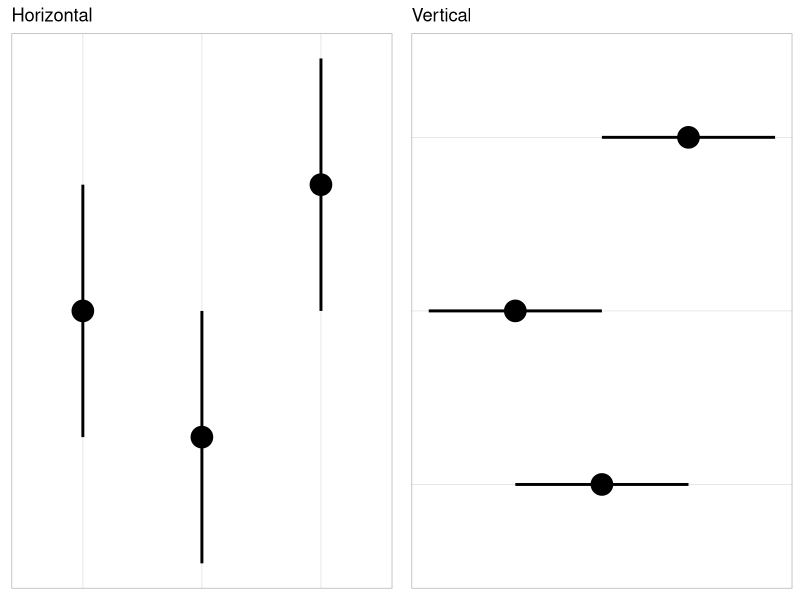
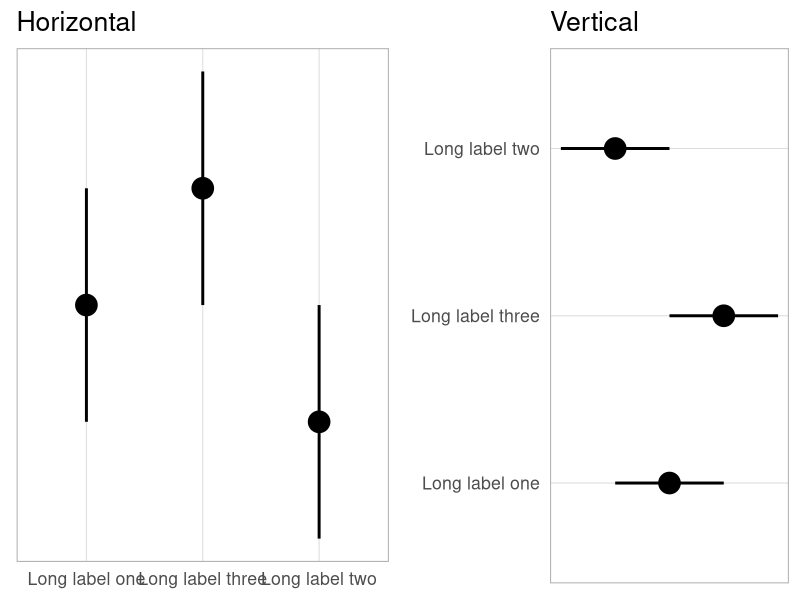

The R source for these figures, in order:
## ---- chunk 1
knitr::opts_chunk$set(echo = FALSE, message = FALSE, warning = FALSE, error = FALSE)

## ---- chunk 2
library(tidyverse)
library(gridExtra)

# Set global ggplot theme
theme_set(theme_light())

# Set seed for reproducibility 
set.seed(1972)

# generate data
alignData <- tibble(
  x = factor(c(1, 2, 3)),
  x_lab = c("Long label one", "Long label two", "Long label three"),
  y = c(2, 1, 3),
  low = c(1, 0, 2),
  hi = c(3, 2, 4))
## ---- chunk 3

left <- alignData %>%
  ggplot(aes(
    x = x,
    y = y,
    ymin = low,
    ymax = hi
  )) +
  geom_point(size = 7) +
  geom_linerange(size = 1) +
  theme(
    axis.title = element_blank(),
    axis.text = element_blank(),
    axis.ticks = element_blank(),
    panel.grid.major.y = element_blank(),
    panel.grid.minor.y = element_blank()
  ) +
  ggtitle("Horizontal")


right <- alignData %>% 
  ggplot(aes(
    x = x,
    y = y,
    ymin = low,
    ymax = hi
  )) +
  geom_point(size = 7) +
  geom_linerange(size = 1) +
  coord_flip() +
  theme(
    axis.title = element_blank(),
    axis.text = element_blank(),
    axis.ticks = element_blank(),
    panel.grid.major.x = element_blank(),
    panel.grid.minor.x = element_blank()
  ) +
  ggtitle("Vertical")

# plot side by side
grid.arrange(left, right, nrow = 1)
## ---- chunk 4

# add in axis labels
left <-
  alignData %>% ggplot(aes(
    x = x_lab,
    y = y,
    ymin = low,
    ymax = hi
  )) +
  geom_point(size = 7) +
  geom_linerange(size = 1) +
  theme_light(base_size = 16) +
  theme(
    axis.title = element_blank(),
    axis.text.y = element_blank(),
    axis.ticks = element_blank(),
    panel.grid.major.y = element_blank(),
    panel.grid.minor.y = element_blank()
  ) +
  ggtitle("Horizontal")


right <- alignData %>%
  ggplot(aes(
    x = x_lab,
    y = y,
    ymin = low,
    ymax = hi
  )) +
  geom_point(size = 7) +
  geom_linerange(size = 1) +
  theme_light(base_size = 16) +
  coord_flip() +
  theme(
    axis.title = element_blank(),
    axis.text.x = element_blank(),
    axis.ticks = element_blank(),
    panel.grid.major.x = element_blank(),
    panel.grid.minor.x = element_blank()
  ) +
  ggtitle("Vertical")


grid.arrange(left, right, nrow = 1)

